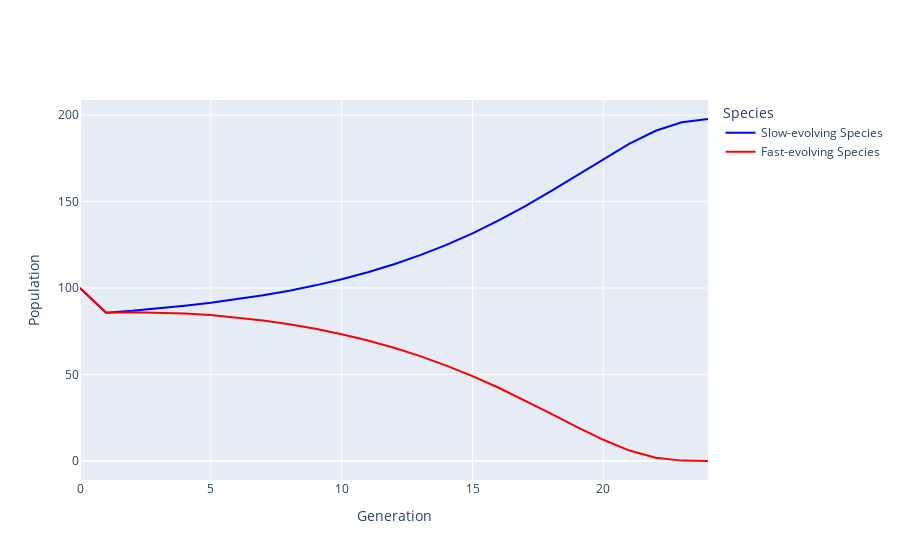
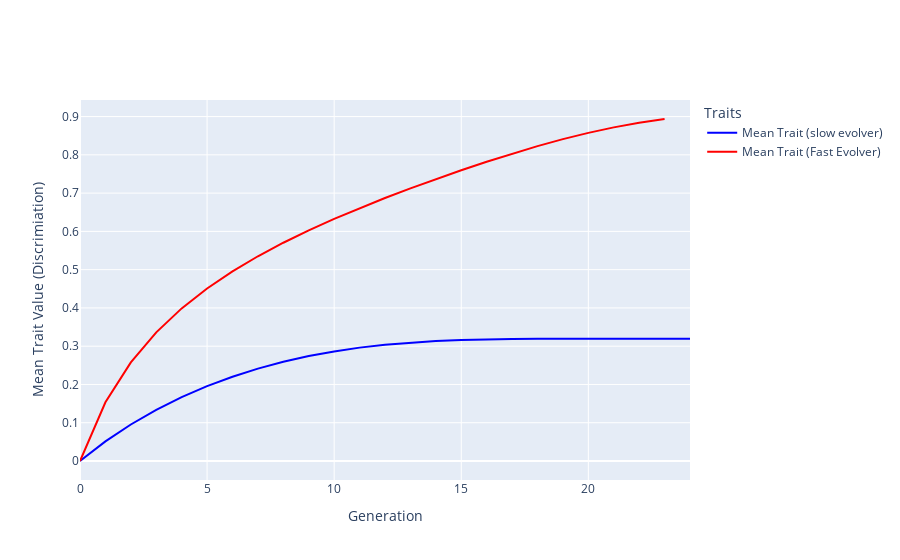

These figures' notebook cell, in order:
### Markdown cell above
Base parameters Simulation

### Code cell
base_parameters = Parameters_class(
    b1 = 100, 
    b2 = 100, 
    alpha11 = 0.5,
    alpha22 = 0.5,
    alpha12 = 0.55, 
    alpha21 = 0.55, 
    z_m1_initial = 0, 
    z_m2_initial = 0, 
    initial_population_species_1 = 100, 
    initial_population_species_2 = 100,
    cost_to_males = 0.3,
    strength_of_interference = 0.1,
    V_A1 = 0.5,
    V_A2 = 1.5, 
    num_generations = 1000
)

      # parameters

outcome_instance = run_simulation_and_get_outcome_instance(base_parameters)
print(outcome_instance.outcome == 'sp 1 (low-genetic-var) wins, sp 2 (high-genetic-var) extinct')

outcome_instance.plot_population_dynamics_and_trait_evolution()
# outcome_instance.print_outcome_stats()

### Figure 1 — Plotly figure (JSON) as saved in the notebook; plotly's stock layout.template omitted (floating-point values rounded to 4 significant figures)
{"data": [{"line": {"color": "blue"}, "mode": "lines", "name": "Slow-evolving Species", "type": "scatter", "x": [0, 1, 2, 3, 4, 5, 6, 7, 8, 9, 10, 11, 12, 13, 14, 15, 16, 17, 18, 19, 20, 21, 22, 23, 24], "y": [100, 85.76, 86.84, 88.18, 89.7, 91.45, 93.47, 95.8, 98.48, 101.6, 105.1, 109.1, 113.8, 119.0, 125.0, 131.7, 139.1, 147.3, 156.1, 165.3, 174.7, 183.5, 190.9, 195.8, 197.7]}, {"line": {"color": "red"}, "mode": "lines", "name": "Fast-evolving Species", "type": "scatter", "x": [0, 1, 2, 3, 4, 5, 6, 7, 8, 9, 10, 11, 12, 13, 14, 15, 16, 17, 18, 19, 20, 21, 22, 23, 24], "y": [100, 85.76, 86.03, 85.89, 85.33, 84.36, 83.01, 81.25, 79.08, 76.45, 73.33, 69.69, 65.47, 60.64, 55.18, 49.07, 42.34, 35.06, 27.39, 19.63, 12.26, 6.033, 1.872, 0.2204, 0.003297]}], "layout": {"legend": {"title": {"text": "Species"}}, "xaxis": {"title": {"text": "Generation"}}, "yaxis": {"title": {"text": "Population"}}}}

### Figure 2 — Plotly figure (JSON) as saved in the notebook; plotly's stock layout.template omitted (floating-point values rounded to 4 significant figures)
{"data": [{"line": {"color": "blue"}, "mode": "lines", "name": "Mean Trait (slow evolver)", "type": "scatter", "x": [0, 1, 2, 3, 4, 5, 6, 7, 8, 9, 10, 11, 12, 13, 14, 15, 16, 17, 18, 19, 20, 21, 22, 23, 24], "y": [0, 0.05113, 0.09542, 0.1338, 0.1669, 0.1956, 0.2202, 0.2413, 0.2592, 0.2741, 0.2864, 0.2963, 0.304, 0.3097, 0.3138, 0.3165, 0.3181, 0.3189, 0.3193, 0.3194, 0.3194, 0.3194, 0.3194, 0.3194, 0.3194]}, {"line": {"color": "red"}, "mode": "lines", "name": "Mean Trait (Fast Evolver)", "type": "scatter", "x": [0, 1, 2, 3, 4, 5, 6, 7, 8, 9, 10, 11, 12, 13, 14, 15, 16, 17, 18, 19, 20, 21, 22, 23], "y": [0, 0.1534, 0.2577, 0.3361, 0.3988, 0.4509, 0.4956, 0.535, 0.5703, 0.6026, 0.6325, 0.6605, 0.6871, 0.7124, 0.7366, 0.7599, 0.7821, 0.8031, 0.8229, 0.8411, 0.8574, 0.8717, 0.8838, 0.8936]}], "layout": {"legend": {"title": {"text": "Traits"}}, "xaxis": {"title": {"text": "Generation"}}, "yaxis": {"title": {"text": "Mean Trait Value (Discrimiation)"}}}}
